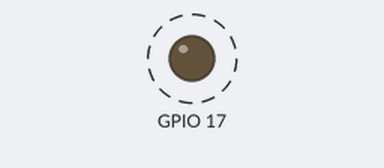
Recording of a program running on a simulated Raspberry Pi (BCM pin numbers), started with the argument 17. Parts: output pins drawn as LEDs (lit = HIGH). Dashed ring = blinking. What the program prints to the terminal is not drawn. At 20.0 s the program stops and its outputs stay as they are.

Above: at 0.5 s.
Timing chart, 0 to 4.6 s (numbered marks = the images above):
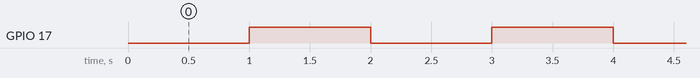

The program:

blink-led.py
```python
#!/usr/bin/python

import RPi.GPIO as GPIO
import signal
import sys
import time

# blinking function
def blink(pin):
    GPIO.output(pin, GPIO.LOW)
    time.sleep(1)
    GPIO.output(pin, GPIO.HIGH)
    time.sleep(1)
    return

# sigint handler
def sigintHandler(sig, frame):
    GPIO.output(pin, GPIO.LOW)
    GPIO.cleanup()
    print
    sys.exit(0)

# register sigint handler
signal.signal(signal.SIGINT, sigintHandler)

# check args
if len(sys.argv) != 2:
    print 'wrong argument list: ./blink-led.py pin'
    print 'for example: ./blink-led.py 20'
else:
    print 'press Ctrl-C to exit'
    pin = int(sys.argv[1])
    # disable warnings when channel in use
    # for example from previous script run
    GPIO.setwarnings(False)
    # to use GPIO pin numbers
    GPIO.setmode(GPIO.BCM)
    # set up GPIO output channel
    GPIO.setup(pin, GPIO.OUT)
    # blink led 10 times
    for i in range(0, 10):
        blink(pin)
    GPIO.cleanup()
```

Measured:
- by itself, GPIO 17: alternates HIGH for 1.0 s and LOW for 1.0 s
